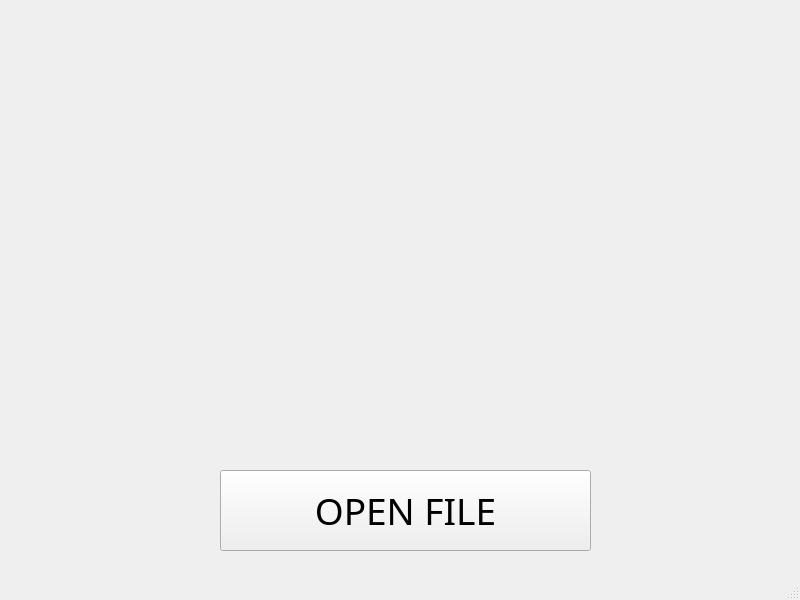
<?xml version="1.0" encoding="UTF-8"?>
<ui version="4.0">
 <class>MainWindow</class>
 <widget class="QMainWindow" name="MainWindow">
  <property name="geometry">
   <rect>
    <x>0</x>
    <y>0</y>
    <width>800</width>
    <height>600</height>
   </rect>
  </property>
  <property name="windowTitle">
   <string>MainWindow</string>
  </property>
  <widget class="QWidget" name="centralwidget">
   <widget class="QPushButton" name="pushButton">
    <property name="geometry">
     <rect>
      <x>220</x>
      <y>470</y>
      <width>371</width>
      <height>81</height>
     </rect>
    </property>
    <property name="font">
     <font>
      <family>Tw Cen MT Condensed</family>
      <pointsize>28</pointsize>
     </font>
    </property>
    <property name="text">
     <string>OPEN FILE</string>
    </property>
   </widget>
   <widget class="QLabel" name="label">
    <property name="geometry">
     <rect>
      <x>10</x>
      <y>10</y>
      <width>771</width>
      <height>451</height>
     </rect>
    </property>
    <property name="text">
     <string/>
    </property>
    <property name="alignment">
     <set>Qt::AlignCenter</set>
    </property>
   </widget>
  </widget>
  <widget class="QMenuBar" name="menubar">
   <property name="geometry">
    <rect>
     <x>0</x>
     <y>0</y>
     <width>800</width>
     <height>26</height>
    </rect>
   </property>
  </widget>
  <widget class="QStatusBar" name="statusbar"/>
 </widget>
 <resources/>
 <connections/>
</ui>
